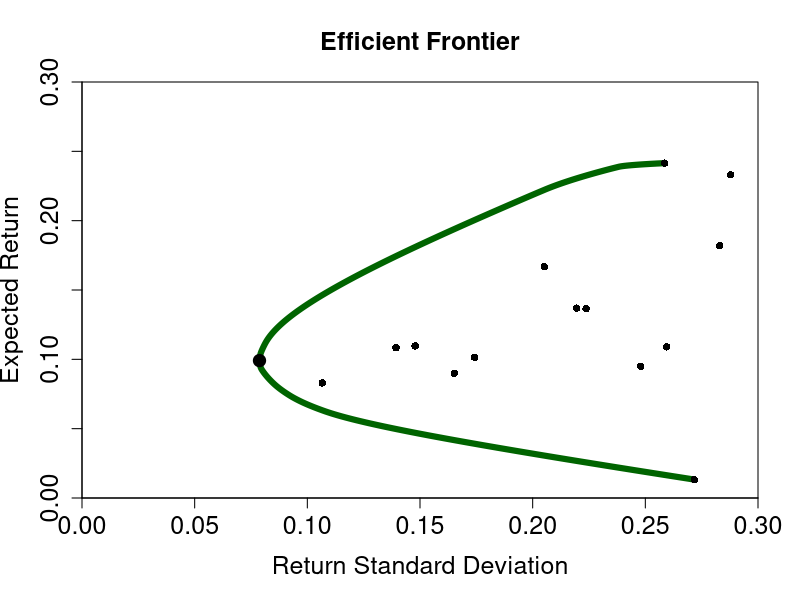

Recreate this plot in R.

#########################################
# Prepare input data
#########################################

# Packages and working directory 
#-----------------------------------------------------------
library(quadprog)   # Load quadprog package
#getwd()            # Get working directory
#setwd("")          # Set working directory 
#-----------------------------------------------------------


# Import data
#-----------------------------------------------------------
# Save time series data from .csv file into a data frame
data <- read.csv2("./SMI_Stocks.csv", header = TRUE, sep =";", stringsAsFactors = FALSE, strip.white = TRUE)

# Convert the first column of the data frame to date format
data$Date <- as.Date(data$Date, "%d.%m.%Y")  

# Convert the second column of the data frame to numerical format
for(i in 2:length(data[1,])){data[,i] <- as.numeric(data[,i])}

# Display head and check structure (str) of the data frame
head(data)  
str(data)
#-----------------------------------------------------------


# Compute returns from prices
#-----------------------------------------------------------
# Clone data frame to store returns (instead of prices)
returns <- data                                

# Overwrite prices in first line with NAs
returns[1,2:length(returns[1,])] <- NA         

# Compute and store returns (columns 2 to 19)
for(j in 2:length(data[1,])){                   # Outer loop: columns
  for(i in 2:length(data[,1])){                 # Inner loop: rows
    returns[i,j] <- data[i,j]/data[i-1,j]-1  }} # Save returns to dataframe

# Check return data frame
head(returns)                                  
#-----------------------------------------------------------


# Estimate vector of mean returns
#-----------------------------------------------------------
# Number of assets (subtract date column)
N <- length(data[1,])-1                        

# Create vector to store mean returns for 20 stocks
MU <- rep(NA, N)                               

# Fill vector with mean returns
for(i in 2:length(returns[1,])){               
  MU[i-1] <- round(mean(returns[,i], na.rm = TRUE)*12,4)}
#-----------------------------------------------------------


# Estimate variance-covariance matrix
#-----------------------------------------------------------
# Na.omit for case-wise exclusion
SIGMA <- cov(na.omit(returns[,-1]))*12         

# Variances found on main diagonal
VAR <- diag(SIGMA)

# Compute return standard deviations (volatilities)
SD <- sqrt(VAR)
#-----------------------------------------------------------



##################
# Markowitz model 
##################

#### Prepare objects for optimization function ####
#### Objects are: dvec, Dmat, bvec, Amat
#-----------------------------------------------------------
# Use ?solve.QP to open help page and see notation of the target function 
?solve.QP # portfolio weights vector is "b"

# Define number and type of constraints
n <- 2 + N   # Total number of constraints (2 basic + N short-sale constraints)
meq <- 2     # First "meq" constraints treated as equalities

# dvec set to zero (we specify the target function in terms of the variance only)
dvec <- rep(0,N)    

# Amat includes left-hand-side values of the constraints; see **slide 14**
Amat <- matrix(NA, N, n)    # Create matrix to store the constraints
Amat[,1] <- MU              # (i)   w1*mu1 + w2*mu2 = mup (find minimum variance for a given mean)
Amat[,2] <- rep(1, N)       # (ii)  SUM(w_i) = 1          (budget constraint) 
for(i in 1:N){              # (iii) w_i >= 0              (short-sale constraints)
  constraint <- rep(0,N)    # Create vector with N zeros
  constraint[i] <- 1        # Set 1 for the short-sale constraints (w*1), 0 for unconstrained frontier
  Amat[,i+2] <- constraint}

# bvec includes right-hand-side values of the constraints (b0); see slide 14
# (must be indexed and run inside the loop)
#-----------------------------------------------------------


# Set range of portfolio means along which to minimize variance
#-----------------------------------------------------------
# NOTE: With stepsize = 0.0001, the last mu_bar grid point equals max(MU) exactly.
# The long-only constraints then force the optimizer onto a degenerate corner
# (100% weight on the single asset with the highest mean return). In that corner
# as many constraints as variables must be active, so solve.QP declares the
# system inconsistent. Using a larger stepsize (e.g. 0.0005) shifts the last
# grid value slightly below max(MU), leaving slack so the solver can find a
# feasible diversified portfolio without hitting the degenerate endpoint.
stepsize <- 0.00011                        # Stepsize for vector with fixed mean returns for optimization (first constraint)
mu_bar <- seq(min(MU),max(MU),stepsize)   # Fixed mean returns for optimization (first constraint) 
#mu_bar <- seq(0,1, stepsize)             # Use this for unconstrained frontier
#-----------------------------------------------------------

# Create objects to store efficient frontier
#-----------------------------------------------------------
w <- matrix(NA, N, length(mu_bar))        # Matrix for weights of efficient portfolios
w[,1:10]                                  # View first 10 columns of matrix w to see structure
mu <- rep(NA,length(mu_bar))              # Vector for means of efficient portfolios
sigma <- rep(NA,length(mu_bar))           # Vector for standard deviations of efficient portfolios
#-----------------------------------------------------------


#### Optimization for Efficient Frontier ####
# bvec = c(mu_bar[i], 1, rep(0,N))
# these contain the constrains from **page 14** of the lecture slides
#-----------------------------------------------------------
for(i in 1:length(mu_bar)) {
   w[,i] <- solve.QP(Dmat = SIGMA, 
                     dvec = dvec, 
                     Amat = Amat,
                     bvec = c(mu_bar[i], 1, rep(0,N)),
                     meq = meq)$solution
   mu[i] <- t(w[,i]) %*% MU
   sigma[i] <- sqrt(t(w[,i]) %*% SIGMA %*% w[,i])}
#-----------------------------------------------------------

# Find minimum variance portfolio
#-----------------------------------------------------------
min_var <- match(min(sigma, na.rm = TRUE), sigma)
# Look up the position of the smallest standard deviation 
# in the vector "sigma". This position index is stored as  
# scalar object "min_var"

min_var <- which.min(abs(min(sigma) - sigma)) 
#Alternative that finds closest value
#-----------------------------------------------------------



#########################################
# Plot the efficient frontier
#########################################

#png(file="placeholder.png",width=1000, height=1000, res = 200)
#-----------------------------------------------------------
plot(sigma, mu, type = "l", 
     lwd = 6, xlim = c(0,0.3), ylim = c(0,0.3),
     xaxs = "i", yaxs = "i", col = "darkgreen", 
     main = "Efficient Frontier", 
     xlab = "Return Standard Deviation", ylab = "Expected Return", 
     cex.axis = 1.5, cex.lab = 1.5, cex.main = 1.5)
points(SD, MU, pch = 16, cex = 1, lwd = 2, col = "black")
points(sigma[min_var], mu[min_var], pch = 19, cex = 1.5, lwd = 2, col = "black", bg = "darkgrey")
#dev.off()
#-----------------------------------------------------------
